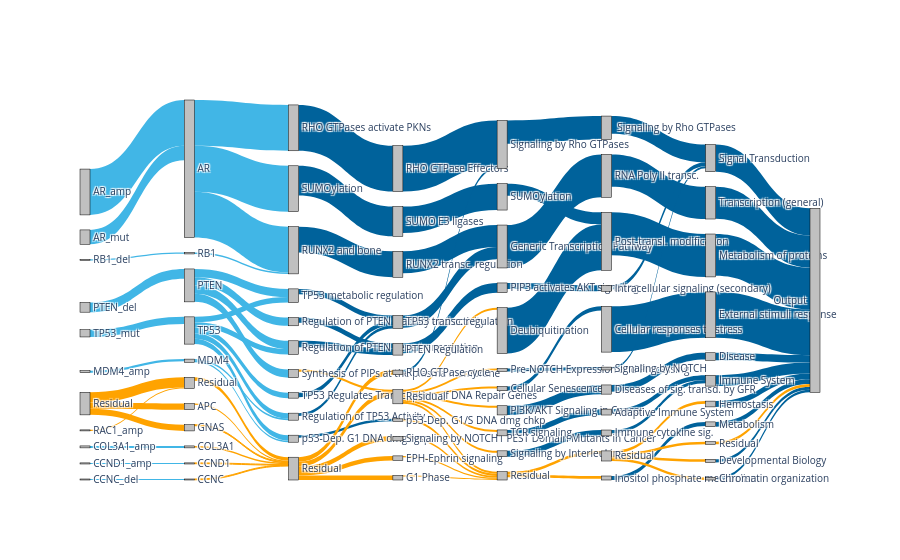

Notebook code cell kept with this figure:
### Code cell
imps_dir = '/mnt/disks/pancan/pnet/results/prostate_val/'
savepath = '/mnt/disks/pancan/pnet/figures/prostate_sankey_diagram.html'
sk = sankey_diag.SankeyDiag(imps_dir, runs=10, target=prostate_response)
fig = sk.get_sankey_diag(savepath)

### Figure 1 — Plotly figure (JSON) as saved in the notebook; plotly's stock layout.template omitted (floating-point values rounded to 4 significant figures)
{"data": [{"link": {"color": ["#41B6E6", "#41B6E6", "#41B6E6", "#41B6E6", "#41B6E6", "#41B6E6", "#41B6E6", "#41B6E6", "#FFA300", "#41B6E6", "#FFA300", "#FFA300", "#FFA300", "#41B6E6", "#41B6E6", "#41B6E6", "#41B6E6", "#41B6E6", "#41B6E6", "#41B6E6", "#41B6E6", "#41B6E6", "#41B6E6", "#41B6E6", "#41B6E6", "#FFA300", "#41B6E6", "#41B6E6", "#41B6E6", "#FFA300", "#FFA300", "#FFA300", "#FFA300", "#FFA300", "#00629B", "#00629B", "#00629B", "#00629B", "#00629B", "#00629B", "#00629B", "#00629B", "#00629B", "#FFA300", "#FFA300", "#FFA300", "#FFA300", "#FFA300", "#FFA300", "#00629B", "#00629B", "#00629B", "#00629B", "#00629B", "#00629B", "#FFA300", "#FFA300", "#FFA300", "#FFA300", "#FFA300", "#FFA300", "#FFA300", "#FFA300", "#FFA300", "#FFA300", "#FFA300", "#00629B", "#00629B", "#00629B", "#00629B", "#00629B", "#00629B", "#00629B", "#00629B", "#00629B", "#00629B", "#FFA300", "#FFA300", "#00629B", "#00629B", "#00629B", "#00629B", "#00629B", "#00629B", "#00629B", "#00629B", "#00629B", "#00629B", "#FFA300", "#FFA300", "#FFA300", "#FFA300", "#00629B", "#00629B", "#00629B", "#00629B", "#00629B", "#00629B", "#00629B", "#00629B", "#00629B", "#00629B", "#FFA300"], "source": [2, 4, 5, 7, 9, 11, 13, 15, 17, 19, 0, 0, 0, 3, 3, 3, 6, 6, 6, 6, 8, 8, 8, 8, 8, 12, 10, 10, 14, 21, 22, 16, 20, 1, 24, 25, 26, 27, 28, 29, 30, 31, 32, 33, 23, 23, 23, 23, 23, 35, 36, 37, 38, 39, 40, 41, 42, 43, 44, 34, 34, 34, 34, 34, 34, 34, 46, 47, 48, 49, 50, 51, 52, 53, 54, 55, 45, 45, 57, 58, 59, 60, 61, 62, 63, 64, 65, 66, 56, 56, 56, 56, 68, 69, 70, 71, 72, 73, 74, 75, 76, 77, 67], "target": [3, 3, 6, 8, 10, 12, 14, 16, 1, 20, 21, 22, 1, 24, 26, 25, 29, 27, 33, 28, 32, 27, 31, 28, 30, 23, 32, 31, 26, 23, 23, 23, 23, 23, 35, 36, 37, 39, 38, 39, 38, 38, 41, 34, 40, 42, 43, 44, 34, 48, 49, 47, 47, 51, 48, 45, 45, 45, 45, 46, 50, 52, 53, 54, 55, 45, 58, 59, 60, 58, 61, 63, 62, 65, 57, 66, 64, 56, 68, 69, 70, 71, 73, 72, 71, 75, 72, 71, 74, 76, 77, 67, 78, 78, 78, 78, 78, 78, 78, 78, 78, 78, 78], "value": [1, 0.3135, 0.2124, 0.1577, 0.04453, 0.043, 0.02466, 0.02425, 0.02254, 0.02199, 0.1351, 0.1351, 0.2227, 1, 1, 1, 0.1795, 0.1795, 0.1795, 0.1795, 0.1189, 0.1189, 0.1189, 0.1189, 0.1189, 0.03593, 0.03444, 0.03444, 0.0306, 0.02469, 0.02064, 0.01831, 0.01777, 0.07461, 1, 0.6482, 0.567, 0.1431, 0.1196, 0.111, 0.1007, 0.06359, 0.05453, 0.04722, 0.09944, 0.09944, 0.09944, 0.09944, 0.09944, 1, 0.5758, 0.4775, 0.2665, 0.2127, 0.05088, 0.04926, 0.03475, 0.02753, 0.02514, 0.04411, 0.04411, 0.04411, 0.04411, 0.04411, 0.04411, 0.04411, 1, 0.9359, 0.5098, 0.2648, 0.2004, 0.1291, 0.1286, 0.1281, 0.09517, 0.06183, 0.05948, 0.05948, 1, 0.9355, 0.7042, 0.3839, 0.1466, 0.1026, 0.08891, 0.08701, 0.07446, 0.04393, 0.05513, 0.05513, 0.05513, 0.05513, 1, 0.9101, 0.7005, 0.5926, 0.2372, 0.1633, 0.126, 0.1057, 0.06832, 0.0559, 0.0559]}, "node": {"color": "silver", "label": ["Residual", "Residual", "AR_amp", "AR", "AR_mut", "PTEN_del", "PTEN", "TP53_mut", "TP53", "MDM4_amp", "MDM4", "COL3A1_amp", "COL3A1", "RB1_del", "RB1", "CCND1_amp", "CCND1", "RAC1_amp", "RAC1", "CCNC_del", "CCNC", "APC", "GNAS", "Residual", "RHO GTPases activate PKNs", "SUMOylation", "RUNX2 and bone", "Regulation of PTEN gene transcription", "TP53 metabolic regulation", "Regulation of PTEN stability and activity", "TP53 Regulates Transcription of DNA Repair Genes", "Regulation of TP53 Activity", "p53-Dep. G1 DNA dmg resp.", "Synthesis of PIPs at the plasma membrane", "Residual", "RHO GTPase Effectors", "SUMO E3 ligases", "RUNX2 transc. regulation", "TP53 transc. regulation", "PTEN Regulation", "RHO GTPase cycle", "p53-Dep. G1/S DNA dmg chkp", "Signaling by NOTCH1 PEST Domain Mutants in Cancer", "EPH-Ephrin signaling", "G1 Phase", "Residual", "Deubiquitination", "Generic Transcription Pathway", "Signaling by Rho GTPases", "SUMOylation", "PI3K/AKT Signaling in Cancer", "PIP3 activates AKT signaling", "TCR signaling", "Signaling by Interleukins", "Cellular Senescence", "Pre-NOTCH Expression and Processing", "Residual", "Cellular responses to stress", "Post-transl. modification", "RNA Poly II transc.", " Signaling by Rho GTPases", "Diseases of sig. transd. by GFR", "Adaptive Immune System", "Intracellular signaling (secondary)", "Inositol phosphate metabolism", "Immune cytokine sig.", "Signaling by NOTCH", "Residual", "External stimuli response", "Metabolism of proteins", "Transcription (general)", "Signal Transduction", "Immune System", "Disease", "Hemostasis", "Metabolism", "Developmental Biology", "Chromatin organization", "Output"], "line": {"color": "black", "width": 0.5}, "pad": 15, "thickness": 10}, "type": "sankey"}], "layout": {"autosize": true, "font": {"size": 10}}}
